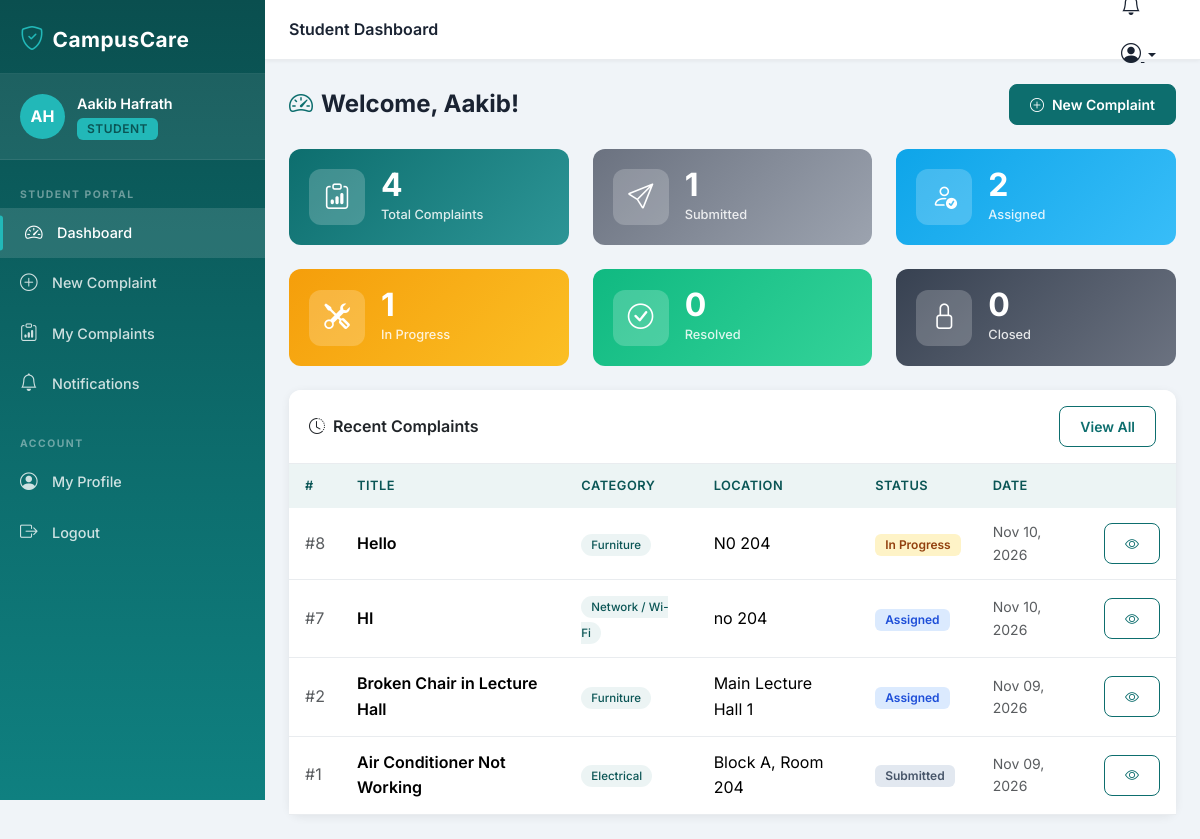
The page /accounts/dashboard/student/ (signed in) on the database its author committed.
### accounts/models.py (models this page shows, shortened)
class User(AbstractUser):
    ROLE_STUDENT = 'student'
    ROLE_ADMIN = 'administrator'
    ROLE_TECHNICIAN = 'technician'
    ROLE_CHOICES = [
        (ROLE_STUDENT, 'Student'),
        (ROLE_ADMIN, 'Administrator'),
        (ROLE_TECHNICIAN, 'Technician'),
    ]
    role = models.CharField(
        max_length=20,
        choices=ROLE_CHOICES,
        default=ROLE_STUDENT
    )
    phone_number = models.CharField(max_length=20, blank=True)
    student_id = models.CharField(max_length=50, blank=True)
    department = models.CharField(max_length=100, blank=True)
    profile_picture = models.ImageField(
        upload_to='profile_pictures/', null=True, blank=True
    )
    created_at = models.DateTimeField(auto_now_add=True)
    updated_at = models.DateTimeField(auto_now=True)
    class Meta:
        db_table = 'accounts_user'
        verbose_name = 'User'
        verbose_name_plural = 'Users'
    @property
    def is_student(self):
        return self.role == self.ROLE_STUDENT
    @property
    def is_administrator(self):
        return self.role == self.ROLE_ADMIN
    @property
    def is_technician(self):
        return self.role == self.ROLE_TECHNICIAN
    def get_role_display_name(self):
        return dict(self.ROLE_CHOICES).get(self.role, 'Unknown')

### complaints/models.py (models this page shows, shortened)
class Complaint(models.Model):
    STATUS_SUBMITTED = 'submitted'
    STATUS_ASSIGNED = 'assigned'
    STATUS_IN_PROGRESS = 'in_progress'
    STATUS_RESOLVED = 'resolved'
    STATUS_CLOSED = 'closed'
    STATUS_CHOICES = [
        (STATUS_SUBMITTED, 'Submitted'),
        (STATUS_ASSIGNED, 'Assigned'),
        (STATUS_IN_PROGRESS, 'In Progress'),
        (STATUS_RESOLVED, 'Resolved'),
        (STATUS_CLOSED, 'Closed'),
    ]
    CATEGORY_ELECTRICAL = 'electrical'
    CATEGORY_FURNITURE = 'furniture'
    CATEGORY_PLUMBING = 'plumbing'
    CATEGORY_NETWORK = 'network'
    CATEGORY_EQUIPMENT = 'equipment'
    CATEGORY_OTHER = 'other'
    CATEGORY_CHOICES = [
        (CATEGORY_ELECTRICAL, 'Electrical'),
        (CATEGORY_FURNITURE, 'Furniture'),
        (CATEGORY_PLUMBING, 'Plumbing'),
        (CATEGORY_NETWORK, 'Network / Wi-Fi'),
        (CATEGORY_EQUIPMENT, 'Equipment'),
        (CATEGORY_OTHER, 'Other'),
    ]
    student = models.ForeignKey(
        settings.AUTH_USER_MODEL,
        on_delete=models.CASCADE,
        related_name='complaints',
        limit_choices_to={'role': 'student'}
    )
    title = models.CharField(max_length=200)
    category = models.CharField(max_length=20, choices=CATEGORY_CHOICES)
    location = models.CharField(max_length=200)
    description = models.TextField()
    status = models.CharField(
        max_length=20,
        choices=STATUS_CHOICES,
        default=STATUS_SUBMITTED
    )
    assigned_technician = models.ForeignKey(
        settings.AUTH_USER_MODEL,
        on_delete=models.SET_NULL,
        null=True,
        blank=True,
        related_name='assigned_complaints',
        limit_choices_to={'role': 'technician'}
    )
    created_at = models.DateTimeField(auto_now_add=True)
    updated_at = models.DateTimeField(auto_now=True)
    class Meta:
        db_table = 'complaints_complaint'
        ordering = ['-created_at']
        verbose_name = 'Complaint'
        verbose_name_plural = 'Complaints'

### accounts/views.py (the view)
# urls.py: path('dashboard/student/', views.student_dashboard, name='student_dashboard'),
@login_required
def student_dashboard(request):
    if not request.user.is_student:
        messages.error(request, 'Access denied. Students only.')
        return redirect_by_role(request.user)
    complaints = Complaint.objects.filter(student=request.user)
    stats = {
        'total': complaints.count(),
        'submitted': complaints.filter(status='submitted').count(),
        'assigned': complaints.filter(status='assigned').count(),
        'in_progress': complaints.filter(status='in_progress').count(),
        'resolved': complaints.filter(status='resolved').count(),
        'closed': complaints.filter(status='closed').count(),
    }
    recent_complaints = complaints.order_by('-created_at')[:5]
    context = {
        'stats': stats,
        'recent_complaints': recent_complaints,
        'page_title': 'Student Dashboard',
    }
    return render(request, 'student/dashboard.html', context)

### notifications/context_processors.py (called while the page is built)
def unread_notifications_count(request):
    if request.user.is_authenticated:
        from .models import Notification
        count = Notification.objects.filter(
            recipient=request.user,
            is_read=False
        ).count()
        return {'unread_notifications_count': count}
    return {'unread_notifications_count': 0}

### templates/student/dashboard.html (shortened to what this page needs)
{% extends 'base.html' %}
{% block nav_dashboard %}active{% endblock %}
{% block content %}
<div class="page-header">
  <div class="page-header-title">
    <i class="bi bi-speedometer2 me-2 text-primary"></i>Welcome, {{ user.first_name|default:user.username }}!
  </div>
  <a href="{% url 'complaints:submit_complaint' %}" class="btn btn-primary">
    <i class="bi bi-plus-circle me-2"></i>New Complaint
  </a>
</div>
<div class="row g-4 mb-4">
  <div class="col-sm-6 col-xl-4">
    <div class="stat-card primary">
      <div class="stat-card-icon"><i class="bi bi-clipboard-data"></i></div>
      <div>
        <div class="stat-card-value">{{ stats.total }}</div>
        <div class="stat-card-label">Total Complaints</div>
      </div>
    </div>
  </div>
  <div class="col-sm-6 col-xl-4">
    <div class="stat-card secondary">
      <div class="stat-card-icon"><i class="bi bi-send"></i></div>
      <div>
        <div class="stat-card-value">{{ stats.submitted }}</div>
        <div class="stat-card-label">Submitted</div>
      </div>
    </div>
  </div>
  <div class="col-sm-6 col-xl-4">
    <div class="stat-card info">
      <div class="stat-card-icon"><i class="bi bi-person-check"></i></div>
      <div>
        <div class="stat-card-value">{{ stats.assigned }}</div>
        <div class="stat-card-label">Assigned</div>
      </div>
    </div>
  </div>
  <div class="col-sm-6 col-xl-4">
    <div class="stat-card warning">
      <div class="stat-card-icon"><i class="bi bi-tools"></i></div>
      <div>
        <div class="stat-card-value">{{ stats.in_progress }}</div>
        <div class="stat-card-label">In Progress</div>
      </div>
    </div>
  </div>
  <div class="col-sm-6 col-xl-4">
    <div class="stat-card success">
      <div class="stat-card-icon"><i class="bi bi-check-circle"></i></div>
      <div>
        <div class="stat-card-value">{{ stats.resolved }}</div>
        <div class="stat-card-label">Resolved</div>
      </div>
    </div>
  </div>
  <div class="col-sm-6 col-xl-4">
    <div class="stat-card dark">
      <div class="stat-card-icon"><i class="bi bi-lock"></i></div>
      <div>
        <div class="stat-card-value">{{ stats.closed }}</div>
        <div class="stat-card-label">Closed</div>
      </div>
    </div>
  </div>
</div>
<div class="card">
  <div class="card-header d-flex align-items-center justify-content-between">
    <span><i class="bi bi-clock-history me-2"></i>Recent Complaints</span>
    <a href="{% url 'complaints:my_complaints' %}" class="btn btn-sm btn-outline-primary">View All</a>
  </div>
  <div class="card-body p-0">
    {% if recent_complaints %}
    <table class="table table-hover mb-0">
      <thead>
        <tr><th>#</th><th>Title</th><th>Category</th><th>Location</th><th>Status</th><th>Date</th><th></th></tr>
      </thead>
      <tbody>
        {% for c in recent_complaints %}
        <tr>
          <td class="text-muted">#{{ c.pk }}</td>
          <td class="fw-semibold">{{ c.title }}</td>
          <td><span class="category-badge">{{ c.get_category_display }}</span></td>
          <td>{{ c.location }}</td>
          <td>
            <span class="badge status-badge-{{ c.status }}">{{ c.get_status_display }}</span>
          </td>
          <td class="text-muted small">{{ c.created_at|date:"M d, Y" }}</td>
          <td>
            <a href="{% url 'complaints:complaint_detail' c.pk %}" class="btn btn-sm btn-outline-primary">
              <i class="bi bi-eye"></i>
            </a>
          </td>
        </tr>
        {% endfor %}
      </tbody>
    </table>
    {% endif %}
  </div>
</div>
{% endblock %}

### templates/base.html (shortened to what this page needs)
<!DOCTYPE html>
<html lang="en">
<head>
    <link href="https://cdn.jsdelivr.net/npm/bootstrap@5.3.2/dist/css/bootstrap.min.css" rel="stylesheet">
    <link href="https://cdn.jsdelivr.net/npm/bootstrap-icons@1.11.3/font/bootstrap-icons.css" rel="stylesheet">
    <link href="{% load static %}{% static 'css/campuscare.css' %}" rel="stylesheet">
</head>
<body>
{% if user.is_authenticated %}
<div class="sidebar" id="sidebar">
    <div class="sidebar-header">
        <div class="sidebar-brand">
            <i class="bi bi-shield-check me-2"></i>
            <span>CampusCare</span>
        </div>
    </div>
    <div class="sidebar-user">
        <div class="user-avatar">
            {% if user.profile_picture %}
                <img src="{{ user.profile_picture.url }}" alt="Profile" class="rounded-circle" width="45" height="45">
            {% else %}
                <div class="avatar-placeholder">
                    {{ user.first_name|first|upper }}{{ user.last_name|first|upper }}
                </div>
            {% endif %}
        </div>
        <div class="user-info">
            <div class="user-name">{{ user.get_full_name|default:user.username }}</div>
            <div class="user-role badge">{{ user.get_role_display_name }}</div>
        </div>
    </div>
    <nav class="sidebar-nav">
        {% if user.is_student %}
        <div class="nav-section-label">Student Portal</div>
        <a href="{% url 'accounts:student_dashboard' %}" class="nav-item {% block nav_dashboard %}{% endblock %}">
            <i class="bi bi-speedometer2"></i> Dashboard
        </a>
        <a href="{% url 'complaints:submit_complaint' %}" class="nav-item {% block nav_submit %}{% endblock %}">
            <i class="bi bi-plus-circle"></i> New Complaint
        </a>
        <a href="{% url 'complaints:my_complaints' %}" class="nav-item {% block nav_my_complaints %}{% endblock %}">
            <i class="bi bi-clipboard-data"></i> My Complaints
        </a>
        <a href="{% url 'notifications:list' %}" class="nav-item {% block nav_notifications %}{% endblock %}">
            <i class="bi bi-bell"></i> Notifications
        </a>
        {% endif %}
        <div class="nav-section-label mt-3">Account</div>
        <a href="{% url 'accounts:profile' %}" class="nav-item {% block nav_profile %}{% endblock %}">
            <i class="bi bi-person-circle"></i> My Profile
        </a>
        <a href="{% url 'accounts:logout' %}" class="nav-item nav-logout" onclick="return confirm('Are you sure you want to logout?')">
            <i class="bi bi-box-arrow-right"></i> Logout
        </a>
    </nav>
</div>
<div class="main-content">
    <div class="topbar">
        <div class="topbar-title">
            {% block page_header %}{{ page_title|default:"CampusCare" }}{% endblock %}
        </div>
        <div class="topbar-actions">
            {% if user.is_student %}
            <a href="{% url 'notifications:list' %}" class="btn btn-link position-relative topbar-icon">
                <i class="bi bi-bell fs-5"></i>
            </a>
            {% endif %}
            <div class="dropdown">
                <button class="btn btn-link topbar-icon dropdown-toggle" data-bs-toggle="dropdown">
                    <i class="bi bi-person-circle fs-5"></i>
                </button>
            </div>
        </div>
    </div>
    <div class="page-content">
        {% block content %}{% endblock %}
    </div>
</div>
{% endif %}
<script src="{% load static %}{% static 'js/campuscare.js' %}"></script>
</body>
</html>

### rows shown on the page
User: first_name|first "A", last_name|first "H", get_full_name "Aakib Hafrath", get_role_display_name "STUDENT", first_name "Aakib"
Complaint: pk "8", title "Hello", category "Furniture", location "N0 204", status "In Progress", created_at "Nov 10, 2026"
Complaint: pk "7", title "HI", category "Network / Wi-Fi", location "no 204", status "Assigned", created_at "Nov 10, 2026"
Complaint: pk "2", title "Broken Chair in Lecture Hall", category "Furniture", location "Main Lecture Hall 1", status "Assigned", created_at "Nov 09, 2026"
Complaint: pk "1", title "Air Conditioner Not Working", category "Electrical", location "Block A, Room 204", status "Submitted", created_at "Nov 09, 2026"

### other values the page prints
{{ page_title|default:"CampusCare" }} "Student Dashboard"
{{ stats.total }} "4"
{{ stats.submitted }} "1"
{{ stats.assigned }} "2"
{{ stats.in_progress }} "1"
{{ stats.resolved }} "0"
{{ stats.closed }} "0"
